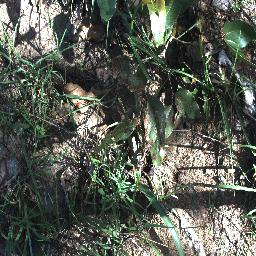
#> input picture dataset_v2/sources/deepweeds_raw/images/20170129-102642-0.jpg, 256 x 256 px; its folder holds only this picture in this run
$ python -i local_anomaly.py   (imports and definitions only)   (older library calls are emulated)
#> lines starting #> are read from the running program, lines starting #| are printed output that depends on the picture
#> further down, picture is the input picture: shape (256, 256, 3); mean B, G, R 83.6, 92.9, 88
### backend/forensic/common.py
"""Shared structures and helpers for the forensic detectors."""
from __future__ import annotations

from dataclasses import dataclass, field
from typing import Any, Optional

import cv2
import numpy as np

STATUSES = ("detected", "not_detected", "insufficient_evidence", "not_applicable")


@dataclass
class DetectorResult:
    name: str
    status: str
    score: float
    heatmap: Optional[np.ndarray] = None
    regions: list[dict] = field(default_factory=list)
    explanation: str = ""
    metrics: dict[str, Any] = field(default_factory=dict)
    error: Optional[str] = None

    def __post_init__(self) -> None:
        if self.status not in STATUSES:
            raise ValueError(f"invalid detector status: {self.status}")

    # [30 lines left out: functions score_available, to_dict, _jsonable, not called in this run]


def blank_heatmap(shape: tuple[int, int]) -> np.ndarray:
    return np.zeros(shape, dtype=np.float32)


def normalize_map(heatmap: np.ndarray) -> np.ndarray:
    peak = float(heatmap.max()) if heatmap.size else 0.0
    if peak <= 1e-8:
        return np.zeros_like(heatmap, dtype=np.float32)
    return (heatmap / peak).astype(np.float32)


# [57 lines left out: functions gaussian_blobs, boxes_from_points, not called in this run]


def regions_from_mask(mask: np.ndarray, min_area_fraction: float = 0.002) -> list[dict]:
    binary = (mask > 0).astype(np.uint8)
    num, labels, stats, _ = cv2.connectedComponentsWithStats(binary, connectivity=8)
    h, w = mask.shape[:2]
    regions = []
    for i in range(1, num):
        x, y, bw, bh, area = stats[i]
        if area / float(w * h) < min_area_fraction:
            continue
        regions.append(
            {
                "x": int(x),
                "y": int(y),
                "width": int(bw),
                "height": int(bh),
                "point_count": int(area),
                "area_fraction": round(float(area) / float(w * h), 5),
            }
        )
    regions.sort(key=lambda r: r["area_fraction"], reverse=True)
    return regions[:6]

### backend/forensic/local_anomaly.py
"""Patch-based local image-processing inconsistency detector.

The module answers one narrow question: does some region behave differently from
the rest of the image, and from its own neighbourhood, in terms of noise,
high-frequency energy and chroma noise? It does not claim that a difference
proves splicing.
"""
from __future__ import annotations

import cv2
import numpy as np
from scipy.ndimage import median_filter, uniform_filter

from backend.forensic.common import (
    DetectorResult,
    blank_heatmap,
    normalize_map,
    regions_from_mask,
)

PATCH = 64
STRIDE = 32
MIN_PATCHES = 24
ANOMALY_Z = 3.5
NEIGHBOURHOOD = 7


def _patch_features(patch_gray: np.ndarray, patch_bgr: np.ndarray) -> np.ndarray:
    """Content-normalised patch statistics.

    Raw noise or sharpness mostly measure what the scene contains. Ratios of noise
    and high-frequency energy to the local texture level describe how the pixels
    were processed, which is what this detector compares across the image.
    """
    g = patch_gray.astype(np.float32)
    residual = g - cv2.medianBlur(patch_gray, 3).astype(np.float32)
    gx = cv2.Sobel(g, cv2.CV_32F, 1, 0, ksize=3)
    gy = cv2.Sobel(g, cv2.CV_32F, 0, 1, ksize=3)
    texture = float(np.mean(np.abs(gx) + np.abs(gy)))
    noise_ratio = float(residual.std()) / (texture + 1.0)
    dct = cv2.dct(g / 255.0)
    total = float(np.abs(dct).sum()) + 1e-6
    high = float(np.abs(dct[patch_gray.shape[0] // 2:, patch_gray.shape[1] // 2:]).sum())
    lab = cv2.cvtColor(patch_bgr, cv2.COLOR_BGR2LAB).astype(np.float32)
    chroma = lab[..., 1:]
    chroma_noise = float((chroma - cv2.GaussianBlur(chroma, (0, 0), 1.5)).std())
    # Content pasted from a differently compressed source carries a different 8x8
    # JPEG block signature than its surroundings.
    dh = np.abs(np.diff(g, axis=1))
    dv = np.abs(np.diff(g, axis=0))
    on = dh[:, 7::8].mean() + dv[7::8, :].mean()
    off = dh.mean() + dv.mean() + 1e-6
    blockiness = float(on / off)
    return np.array(
        [
            noise_ratio,
            high / total,
            chroma_noise / (texture + 1.0),
            blockiness,
            float(np.log1p(texture)),
        ],
        dtype=np.float32,
    )


N_FEATURES = 5


def _global_scale(flat: np.ndarray) -> tuple[np.ndarray, np.ndarray]:
    median = np.median(flat, axis=0)
    mad = np.median(np.abs(flat - median), axis=0) * 1.4826
    # A floor keeps a near-zero spread in one statistic from producing enormous
    # z-scores for ordinary patches.
    scale = np.maximum(mad, 0.03 * np.abs(median) + 1e-6)
    return median, scale


def _neighbourhood_z(grid: np.ndarray, floor: np.ndarray) -> np.ndarray:
    """Robust z of every grid cell against its spatial neighbourhood.

    Scene structure (sky, horizon, shadow) varies smoothly, so comparing a patch
    with its neighbours suppresses differences that are merely scene layout.
    """
    out = np.zeros_like(grid)
    for k in range(grid.shape[2]):
        plane = grid[..., k]
        med = median_filter(plane, size=NEIGHBOURHOOD, mode="nearest")
        mad = median_filter(np.abs(plane - med), size=NEIGHBOURHOOD, mode="nearest") * 1.4826
        out[..., k] = (plane - med) / np.maximum(mad, floor[k])
    return out


def detect(bgr: np.ndarray) -> DetectorResult:
    gray = cv2.cvtColor(bgr, cv2.COLOR_BGR2GRAY)
    h, w = gray.shape
#> h = 256; w = 256
    heatmap = blank_heatmap((h, w))
    metrics: dict = {
        "patch_size": PATCH,
        "patch_count": 0,
        "anomalous_patch_fraction": 0.0,
        "max_anomaly": 0.0,
        "mean_anomaly": 0.0,
    }

    if h < PATCH * 2 or w < PATCH * 2:
        return DetectorResult(
            name="local_anomaly",
            status="insufficient_evidence",
            score=0.0,
            heatmap=heatmap,
            explanation="Image is too small for reliable patch-based comparison.",
            metrics=metrics,
        )

    ys = list(range(0, h - PATCH + 1, STRIDE))
#> ys = [0, 32, 64, 96, 128, 160, 192]
    xs = list(range(0, w - PATCH + 1, STRIDE))
#> xs = [0, 32, 64, 96, 128, 160, 192]
    feats = np.zeros((len(ys), len(xs), N_FEATURES), dtype=np.float32)
    for iy, y in enumerate(ys):
        for ix, x in enumerate(xs):
            feats[iy, ix] = _patch_features(
                gray[y:y + PATCH, x:x + PATCH], bgr[y:y + PATCH, x:x + PATCH]
            )
#> this loop made 7 passes
#> pass 1, in _patch_features, `residual = g - cv2.medianBlur(patch_gray, 3).astype(np.float32)`:
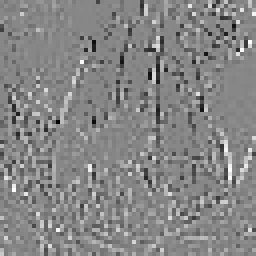
#> residual: shape (64, 64) float32 (shown 4 times larger); min -198, max 176, mean -1.3; drawn with min black and max white
#> pass 1, in _patch_features, `gx = cv2.Sobel(g, cv2.CV_32F, 1, 0, ksize=3)`:
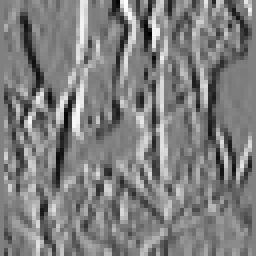
#> gx: shape (64, 64) float32 (shown 4 times larger); min -862, max 844, mean -11.6; drawn with min black and max white
#> pass 1, in _patch_features, `gy = cv2.Sobel(g, cv2.CV_32F, 0, 1, ksize=3)`:
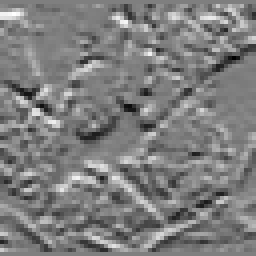
#> gy: shape (64, 64) float32 (shown 4 times larger); min -722, max 726, mean -6; drawn with min black and max white

    metrics["patch_count"] = int(feats.shape[0] * feats.shape[1])
    if metrics["patch_count"] < MIN_PATCHES or len(ys) < 3 or len(xs) < 3:
        return DetectorResult(
            name="local_anomaly",
            status="insufficient_evidence",
            score=0.0,
            heatmap=heatmap,
            explanation=(
                f"Only {metrics['patch_count']} analysable patches were available; at least "
                f"{MIN_PATCHES} are required for robust statistics."
            ),
            metrics=metrics,
        )

    flat = feats.reshape(-1, feats.shape[2])
#> flat = 49 rows, first 6: [0.123, 0.14, 0.00447, 1.02, 5.77], [0.138, 0.141, 0.00396, 1.05, 5.72], [0.155, 0.152, 0.00509, 0.969, 5.38], [0.144, 0.158, 0.00763, 0.911, 5.25], [0.128, 0.147, 0.00807, 0.916, 5.33], [0.127, 0.129, 0.00726, 0.924, 5.26]
    median, scale = _global_scale(flat)
#> in _global_scale, `median = np.median(flat, axis=0)`: median = [0.14, 0.16, 0.00605, 0.948, 5.49]
#> in _global_scale, `mad = np.median(np.abs(flat - median), axis=0) * 1.4826`: mad = [0.00955, 0.0138, 0.00141, 0.0385, 0.268]
#> median = [0.14, 0.16, 0.00605, 0.948, 5.49]; scale = [0.00955, 0.0138, 0.00141, 0.0385, 0.268]
    z_global = np.abs((feats - median) / scale)
    z_local = np.abs(_neighbourhood_z(feats, scale * 0.5))
    # A patch counts as anomalous only when it stands out from the whole image *and*
    # from its own surroundings, which removes most scene-structure false positives.
    z = np.minimum(z_global, z_local)
    # The texture level itself is scene content: it only qualifies the other signals.
    per_patch = z[..., : N_FEATURES - 1].max(axis=2)
    # Manipulated content covers a contiguous area, so an isolated outlier patch is
    # not evidence: average each patch with its immediate neighbours.
    patch_scores = uniform_filter(per_patch, size=3, mode="nearest")
    texture = feats[..., N_FEATURES - 1]
    patch_scores[texture < np.percentile(texture, 5)] *= 0.5

    accum = blank_heatmap((h, w))
    weight = blank_heatmap((h, w))
    for iy, y in enumerate(ys):
        for ix, x in enumerate(xs):
            accum[y:y + PATCH, x:x + PATCH] += float(patch_scores[iy, ix])
            weight[y:y + PATCH, x:x + PATCH] += 1.0
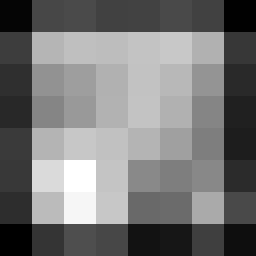
#> accum: shape (256, 256) float32; min 1.13, max 6.11, mean 3.44; drawn with min black and max white
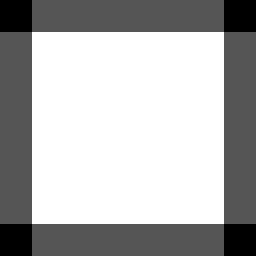
#> weight: shape (256, 256) float32; min 1, max 4, mean 3.06; drawn with min black and max white
    weight[weight == 0] = 1.0
    dense = accum / weight
    smooth = cv2.GaussianBlur(dense, (0, 0), sigmaX=max(4.0, PATCH / 8.0))
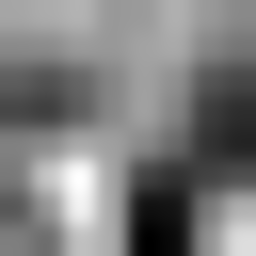
#> smooth: shape (256, 256) float32; min 0.752, max 1.51, mean 1.12; drawn with min black and max white

    anomalous = patch_scores >= ANOMALY_Z
    metrics.update(
        {
            "anomalous_patch_fraction": float(anomalous.mean()),
            "max_anomaly": float(patch_scores.max()),
            "mean_anomaly": float(patch_scores.mean()),
            "p95_anomaly": float(np.percentile(patch_scores, 95)),
            "anomalous_patch_count": int(anomalous.sum()),
        }
    )

    mask = (smooth >= ANOMALY_Z).astype(np.uint8)
#> mask: shape (256, 256); every value is 0
    regions = regions_from_mask(mask)
#> in regions_from_mask, `num, labels, stats, _ = cv2.connectedComponentsWithStats(binary, conne..`: labels: shape (256, 256) int32; every value is 0
#> in regions_from_mask, `num, labels, stats, _ = cv2.connectedComponentsWithStats(binary, conne..`: num = 1; stats = [[0, 0, 256, 256, 65536]]
#> after the loop in regions_from_mask, `for i in range(1, num):`: regions = []
#> regions = []
    heatmap = normalize_map(np.clip(smooth / max(ANOMALY_Z * 1.5, 1e-6), 0, 1))
#> in normalize_map, `peak = float(heatmap.max()) if heatmap.size else 0.0`: peak = 0.288
#> in normalize_map, `return (heatmap / peak).astype(np.float32)`:
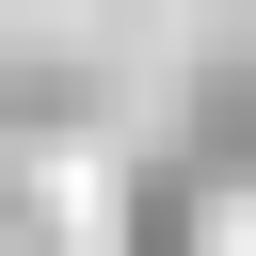
#> returned value: shape (256, 256) float32; min 0.497, max 1, mean 0.743

    fraction = metrics["anomalous_patch_fraction"]
#> fraction = 0
    if metrics["max_anomaly"] < ANOMALY_Z:
        status = "not_detected"
        explanation = (
            "Local noise, high-frequency and colour statistics are consistent across the image."
        )
    elif fraction > 0.35:
        # Nearly everything flagged means the statistics are unstable, not localised.
        status = "insufficient_evidence"
        explanation = (
            "Patch statistics vary widely across the whole image, which typically indicates "
            "a globally noisy, heavily processed or low-quality photo rather than a localised "
            "inconsistency."
        )
    else:
        status = "detected"
        explanation = (
            f"{metrics['anomalous_patch_count']} of {metrics['patch_count']} patches "
            f"({fraction * 100:.1f}%) differ both from the image-wide distribution and from "
            f"their immediate neighbourhood (max robust z = {metrics['max_anomaly']:.1f}). "
            "Local processing differences can also be produced by selective smartphone "
            "enhancement."
        )

    score = float(
        np.clip(
            0.6 * np.clip((metrics["max_anomaly"] - ANOMALY_Z) / 6.0, 0, 1)
            + 0.4 * np.clip(fraction / 0.08, 0, 1),
            0,
            1,
        )
    )
#> score = 0
    if status == "not_detected":
        score = 0.0

    return DetectorResult(
        name="local_anomaly",
        status=status,
        score=score,
        heatmap=heatmap,
        regions=regions if status == "detected" else [],
        explanation=explanation,
        metrics=metrics,
    )

>>> import cv2
>>> picture = cv2.imread('../../dataset_v2/sources/deepweeds_raw/images/20170129-102642-0.jpg')
>>> result = detect(picture)

$ run again, on dataset_v2/sources/deepweeds_raw/images/20170207-153601-0.jpg
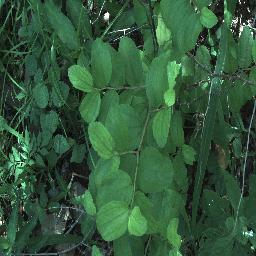
#> input picture dataset_v2/sources/deepweeds_raw/images/20170207-153601-0.jpg, 256 x 256 px
#> picture is the input picture: shape (256, 256, 3); mean B, G, R 59.5, 88.5, 51.4
#> the loop in detect, `for iy, y in enumerate(ys):` made 7 passes
#> flat = 49 rows, first 6: [0.105, 0.101, 0.0111, 1.04, 4.73], [0.133, 0.124, 0.0113, 1, 4.51], [0.162, 0.139, 0.00929, 1.07, 4.78], [0.154, 0.131, 0.00989, 1.06, 4.83], [0.126, 0.109, 0.0117, 1.09, 4.5], [0.128, 0.138, 0.0127, 1.04, 4.68]
#> in _global_scale, `median = np.median(flat, axis=0)`: median = [0.11, 0.101, 0.0113, 1.12, 4.52]
#> mad = [0.0187, 0.0334, 0.00175, 0.0958, 0.329]
#> in detect, `median, scale = _global_scale(flat)`: median = [0.11, 0.101, 0.0113, 1.12, 4.52]; scale = [0.0187, 0.0334, 0.00175, 0.0958, 0.329]
#> in detect, `smooth = cv2.GaussianBlur(dense, (0, 0), sigmaX=max(4.0, PATCH / 8.0))`:
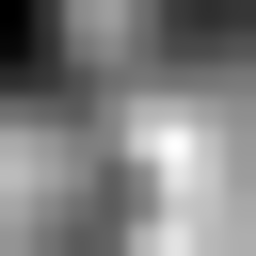
#> smooth: shape (256, 256) float32; min 0.549, max 1.64, mean 1.1; drawn with min black and max white
#> mask: shape (256, 256); every value is 0
#> labels: shape (256, 256) int32; every value is 0
#> num = 1; stats = [[0, 0, 256, 256, 65536]]
#> after the loop in regions_from_mask, `for i in range(1, num):`: regions = []
#> peak = 0.313
#> in normalize_map, `return (heatmap / peak).astype(np.float32)`:
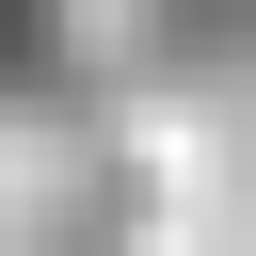
#> returned value: shape (256, 256) float32; min 0.335, max 1, mean 0.67
#> fraction = 0

$ run again, on dataset_v2/sources/deepweeds_raw/images/20170210-131147-0.jpg
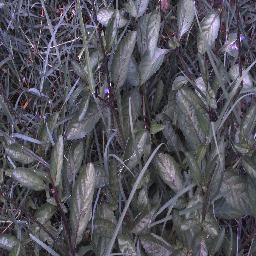
#> input picture dataset_v2/sources/deepweeds_raw/images/20170210-131147-0.jpg, 256 x 256 px
#> picture is the input picture: shape (256, 256, 3); mean B, G, R 91.4, 82.7, 83.6
#> the loop in detect, `for iy, y in enumerate(ys):` made 7 passes
#> flat = 49 rows, first 6: [0.119, 0.14, 0.00583, 1.04, 5.33], [0.116, 0.142, 0.00553, 1.05, 5.45], [0.112, 0.14, 0.00573, 0.989, 5.33], [0.098, 0.118, 0.00559, 0.964, 5.11], [0.104, 0.118, 0.00568, 1.05, 5], [0.102, 0.118, 0.00589, 0.938, 5.05]
#> in _global_scale, `median = np.median(flat, axis=0)`: median = [0.101, 0.118, 0.00595, 1.01, 4.97]
#> mad = [0.0114, 0.0209, 0.000428, 0.058, 0.127]
#> in _global_scale, `scale = np.maximum(mad, 0.03 * np.abs(median) + 1e-6)`: scale = [0.0114, 0.0209, 0.000428, 0.058, 0.149]
#> in detect, `median, scale = _global_scale(flat)`: median = [0.101, 0.118, 0.00595, 1.01, 4.97]; scale = [0.0114, 0.0209, 0.000428, 0.058, 0.149]
#> in detect, `smooth = cv2.GaussianBlur(dense, (0, 0), sigmaX=max(4.0, PATCH / 8.0))`:
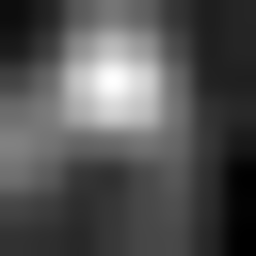
#> smooth: shape (256, 256) float32; min 0.668, max 3.11, mean 1.46; drawn with min black and max white
#> mask: shape (256, 256); every value is 0
#> labels: shape (256, 256) int32; every value is 0
#> num = 1; stats = [[0, 0, 256, 256, 65536]]
#> after the loop in regions_from_mask, `for i in range(1, num):`: regions = []
#> peak = 0.592
#> in normalize_map, `return (heatmap / peak).astype(np.float32)`:
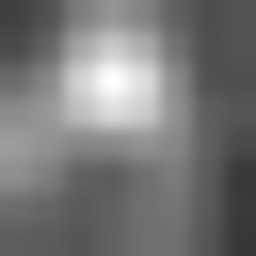
#> returned value: shape (256, 256) float32; min 0.215, max 1, mean 0.469
#> fraction = 0

$ run again, on dataset_v2/sources/deepweeds_raw/images/20170210-131908-0.jpg
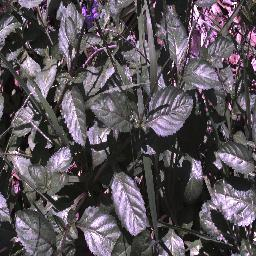
#> input picture dataset_v2/sources/deepweeds_raw/images/20170210-131908-0.jpg, 256 x 256 px
#> picture is the input picture: shape (256, 256, 3); mean B, G, R 88.1, 82.1, 88.9
#> the loop in detect, `for iy, y in enumerate(ys):` made 7 passes
#> flat = 49 rows, first 6: [0.114, 0.133, 0.00508, 0.925, 5.31], [0.111, 0.129, 0.00846, 1.02, 5.37], [0.111, 0.148, 0.0086, 0.999, 5.46], [0.103, 0.133, 0.00617, 0.984, 5.44], [0.111, 0.122, 0.0057, 0.974, 5.37], [0.122, 0.143, 0.00744, 0.952, 5.51]
#> in _global_scale, `median = np.median(flat, axis=0)`: median = [0.106, 0.124, 0.00594, 0.989, 5.29]
#> mad = [0.00714, 0.0136, 0.000881, 0.0515, 0.16]
#> in detect, `median, scale = _global_scale(flat)`: median = [0.106, 0.124, 0.00594, 0.989, 5.29]; scale = [0.00714, 0.0136, 0.000881, 0.0515, 0.16]
#> mask: shape (256, 256); every value is 0
#> labels: shape (256, 256) int32; every value is 0
#> num = 1; stats = [[0, 0, 256, 256, 65536]]
#> after the loop in regions_from_mask, `for i in range(1, num):`: regions = []
#> peak = 0.373
#> in normalize_map, `return (heatmap / peak).astype(np.float32)`:
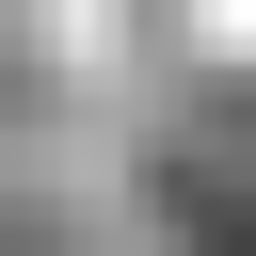
#> returned value: shape (256, 256) float32; min 0.263, max 1, mean 0.583
#> fraction = 0
